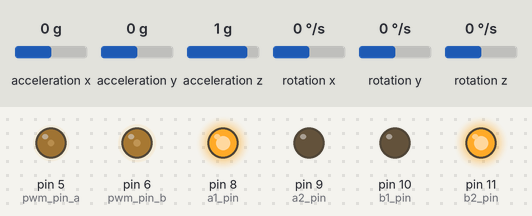
The sketch below on a simulated Arduino Uno, built with avr-gcc and run on an emulated ATmega328P. Parts: output pins drawn as LEDs (lit = HIGH). Wiring (inferred from the names in the program): MPU-6050 motion sensor at I2C address 0x68. The test bench sets the inputs (shaded band); at power-on: rotation z 0 °/s, acceleration x 0 g, acceleration z 1 g, acceleration y 0 g, rotation x 0 °/s, rotation y 0 °/s. What the sketch prints to the serial monitor is not drawn.

Above: at 1.3 s.
1.4 s: rotation z set to -192 °/s
At 1.55 s:
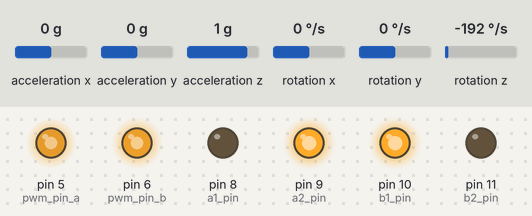
4.4 s: acceleration x set to -1.4 g
5.9 s: acceleration z set to 0 g
At 6.08 s:
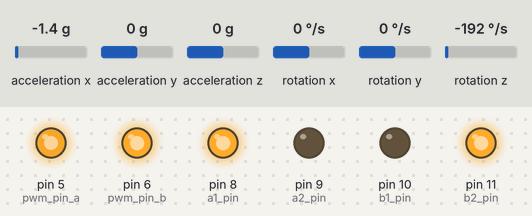
8.9 s: rotation z set to -100 °/s
At 9.12 s:
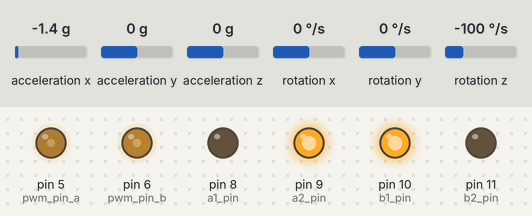
11.9 s: rotation z set to 100 °/s
At 12.16 s:
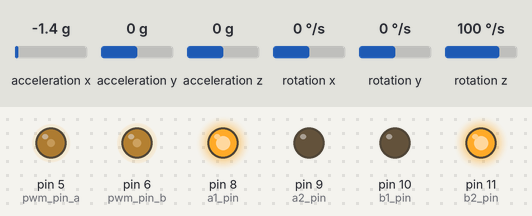
14.9 s: rotation z set to 192 °/s
Timing chart, 0 to 18.9 s (numbered marks = the images above; inputs shaded):
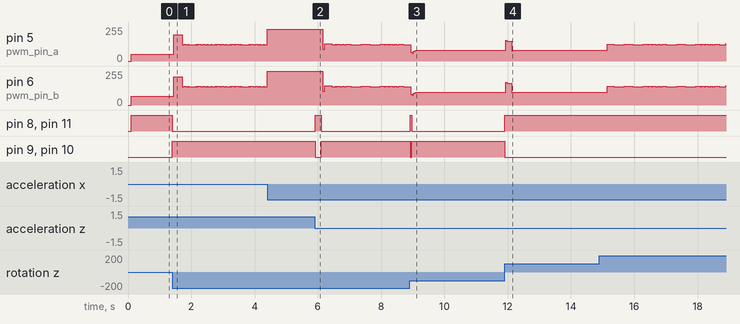

The sketch:

mpu6050.ino
```cpp
// biblioteca para comunicação I2C
#include "Wire.h"


//Endereço I2C do sensor, obtido atraves do dataSheet
const int MPU = 0x68;

//Criação das variaveis que receberão os valores medidos:
double accX, accY, accZ, gyrX, gyrY, gyrZ, temp, ang;
double dt, last_time;
const double kp = 20, ki = 0, kd = 2;
const double setpoint = 0;
double pid_output;
double previous = 0, integral = 0, previous_derivative = 0;

int pwm_pin_a=5, pwm_pin_b = 6, a1_pin=8, a2_pin=9,b1_pin = 10, b2_pin = 11;

float accel_factor, gyr_factor;

float kalman_gain = 0.8;

double kalman_1d(float kalman_gain, float prev_angle, float gyr, float accel_angle, float dt){

  double theta = kalman_gain*(prev_angle+gyr*dt) + (1-kalman_gain)*accel_angle;

  return theta;
  }


double calculateDegree(double x, double y, double z) {
  double denominator = sqrt(y * y + z * z);

  if (denominator == 0) {
    return 0;  // Evita divisão por zero
  }

  return atan(x / denominator) * 180.0 / M_PI;
  // return atan2(y,x)*180/3.14 + 180;
}


void adjust_rotation_direction(double output) {
  bool forward = output > 0;

  digitalWrite(a1_pin, !forward);
  digitalWrite(a2_pin, forward);
  digitalWrite(b1_pin, forward);
  digitalWrite(b2_pin, !forward);
}


void apply_PID(double output){
  double calibration_tax = 50;
  int pwm_value = constrain(abs(output)+calibration_tax, 0, 240);
  Serial.println(pwm_value);
  analogWrite(pwm_pin_a,pwm_value);
  analogWrite(pwm_pin_b,pwm_value+15);
}

void readSensor(){
  Wire.beginTransmission(MPU);
  Wire.write(0x3B);
  Wire.endTransmission(false);
  Wire.requestFrom(MPU, 14, true);

  accX = Wire.read() << 8 | Wire.read();
  accY = Wire.read() << 8 | Wire.read();
  accZ = Wire.read() << 8 | Wire.read();

  accX = accX/accel_factor;
  accY = accY/accel_factor;
  accZ = accZ/accel_factor;

  temp = Wire.read() << 8 | Wire.read();

  gyrX = Wire.read() << 8 | Wire.read();
  gyrY = Wire.read() << 8 | Wire.read();
  gyrZ = Wire.read() << 8 | Wire.read();

  gyrX = gyrX/gyr_factor;
  gyrY = gyrY/gyr_factor;
  gyrZ = gyrZ/gyr_factor;
}

void mpu6050_configuration(){
    // Inicialização do MPU-6050
  Wire.begin();
  Wire.beginTransmission(MPU);
  Wire.write(0x6B);
  Wire.write(0);
  Wire.endTransmission(true);

  // Configuração do giroscópio para fundo de escala desejado

  Wire.beginTransmission(MPU);
  Wire.write(0x1B);
  //Wire.write(0x00000000) +/- 250°/s
  //Wire.write(0x00001000) +/- 500°/s
  //Wire.write(0x00010000) +/- 1000°/s
  //Wire.write(0x00011000) +/- 2000°/s

  //factor = 131 --> 250°/s
  //factor = 65.6 --> 500°/s
  //factor = 32.8 --> 1000°/s
  //factor = 16.4 --> 2000°/s

  gyr_factor = 131;
  Wire.write(0x00000000);
  Wire.endTransmission();

  // Configuração do acelerômetro para fundo de escala desejado

  Wire.beginTransmission(MPU);
  Wire.write(0x1C);
  //Wire.write(0b00000000) +/- 2g
  //Wire.write(0b00001000) +/- 4g
  //Wire.write(0b00010000) +/- 8g
  //Wire.write(0b00011000) +/- 16g

  //factor = 16384 --> 2g
  //factor = 8192 --> 4g
  //factor = 4096 --> 8g
  //factor = 2048 --> 16g

  accel_factor = 16384;
  Wire.write(0b00000000);
  Wire.endTransmission();

  Wire.beginTransmission(MPU);
  Wire.write(0x1A);
  Wire.write(0x03);
  Wire.endTransmission();

  Wire.beginTransmission(0x68);
  Wire.write(0x1A);  // the config address
  Wire.write(0x02);  // the config value
  Wire.endTransmission(true);

  Wire.setClock(400000);  // Modo rápido I2C (400 kHz)

}

double PID(double error){
  double alpha = 0.9;
  double proportional = error;
  double derivative = (error - previous)/dt;
  derivative = alpha*previous_derivative + (1-alpha)*derivative;
  previous_derivative = derivative;
  integral += error*dt;
  previous = error;
  double output = (kp*proportional) + (ki*integral) + (kd*derivative);
  return output;
}

void setup(){
  Serial.begin(9600);
  mpu6050_configuration();
  pinMode(pwm_pin_a,OUTPUT);
  pinMode(a1_pin,OUTPUT);
  pinMode(a2_pin,OUTPUT);
  pinMode(pwm_pin_b,OUTPUT);
  pinMode(b1_pin,OUTPUT);
  pinMode(b2_pin,OUTPUT);
  last_time = millis();
  // TCCR1B = (TCCR1B & 0b11111000) | 0x01;
  readSensor();
  ang = calculateDegree(accX,accY,accZ);
  delay(100);
  adjust_rotation_direction(1);
}

void loop(){
  double now = millis();
  dt = (now - last_time) / 1000.0;
  last_time = now;
  readSensor();
  double acc_angle = calculateDegree(accX,accY,accZ);
  ang = kalman_1d(kalman_gain, ang, gyrZ, acc_angle, dt);
  double error = setpoint-ang;
  pid_output = PID(error);
  adjust_rotation_direction(pid_output);
  apply_PID(pid_output);
  // Serial.print(ang);
  // Serial.print(" ");  // Usa espaço para separar os valores
  // Serial.println(acc_angle);
}
```

Measured:
- after the input at 1.4 s, pin 8 (a1_pin), pin 11 (b2_pin): HIGH → LOW at once; pin 9 (a2_pin), pin 10 (b1_pin): LOW → HIGH at once
- after the input at 5.9 s, pin 8 (a1_pin), pin 11 (b2_pin): LOW → HIGH at once, → LOW 0.20 s later; pin 9 (a2_pin), pin 10 (b1_pin): HIGH → LOW at once, → HIGH 0.20 s later
- after the input at 8.9 s, pin 8 (a1_pin), pin 11 (b2_pin): LOW → HIGH at once, → LOW 0.05 s later; pin 9 (a2_pin), pin 10 (b1_pin): HIGH → LOW at once, → HIGH 0.05 s later
- after the input at 11.9 s, pin 8 (a1_pin), pin 11 (b2_pin): LOW → HIGH at once; pin 9 (a2_pin), pin 10 (b1_pin): HIGH → LOW at once
